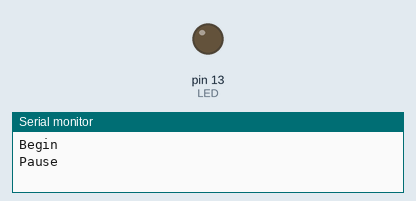
A sketch run on a simulated Arduino Uno, built with avr-gcc and run on an emulated ATmega328P. Parts: output pins drawn as LEDs (lit = HIGH), the last lines printed to the serial monitor.

Above: at 3.7 s.
At 12.84 s:
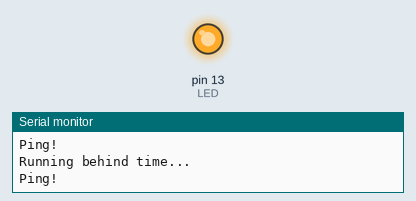
Timing chart, 0 to 14.5 s (numbered marks = the images above):
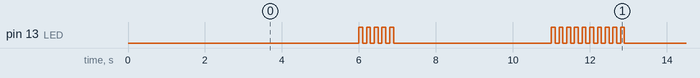

Measured:
- by itself, pin 13 (LED): repeats every 10.0 s: HIGH 0.10 s, LOW 4.1 s, 9 × (HIGH 0.10 s, LOW 0.10 s), HIGH 0.10 s, LOW 3.1 s, 4 × (HIGH 0.10 s, LOW 0.10 s)
- by itself, everything shown: repeats every 10.0 s, in 30 steps

The sketch:

sleep_sleepy.ino
```cpp
// (licence header left out)
/**
  Test the sleeping capabilities of SleepySketch.
*/

#include <SleepySketch.h>
#include <BusySleeper.h>
#include <Actor.h>

#define LED 13

void blink( int times, int on ) {
  for(int i = 0; i < times; i++) {
    digitalWrite(LED, HIGH);
    delay(on);
    digitalWrite(LED, LOW);
    delay(100);
  }
}

class PingActor : public Actor {
  protected:
    void behaviour();

  public:
    PingActor();
};

PingActor::PingActor() { }

void PingActor::behaviour() {
  Serial.println("Ping!");
  blink(5,100);
}

void setup() {
  delay(500);
  Serial.begin(9600);
  pinMode(LED, OUTPUT);
  Sleepy.begin(new BusySleeper());

  delay(500);
  Serial.println("Begin");
  Sleepy.scheduleEvery(new PingActor(), Sleepy.expandTime(5));
  Sleepy.scheduleEvery(new PingActor(), Sleepy.expandTime(10));
  Serial.println("Pause");
  delay(500);
}

void loop() {
  Sleepy.loop();
}
```
